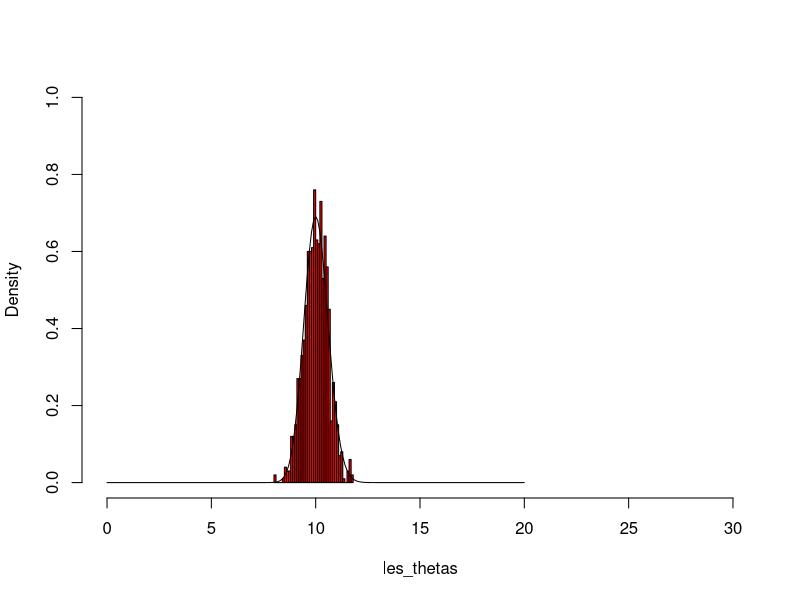

Recreate this plot in R. (Note: this script raises an error after producing the figure.)
## ---- chunk 1
theta.reel = 11
n = 30 #taille du tirage, ne peut pas être beaucoup plus grand sinon on risque d'overflow dans le calcul de r
y = rpois(n, theta.reel)

#on fait un tirage de thetas avec l'algorithme de Metropolis-Hastings
nthetas = 1000
les_thetas = c()
for (i in seq(1:nthetas)){
  #Metropolis-Hastings
  
  #Etape 1 : initialisation
  niter = 1000
  t = 0
  theta.t = 11

  for (k in seq(1:niter)){
    #Etape 2
    theta.star = rexp(1, rate=1/theta.t)
    #Etape 3
    if ((theta.star / theta.t)^(n*mean(y) - 1) != Inf){
      r = exp(-n * (theta.star - theta.t)) * (theta.star / theta.t)^(n*mean(y) - 1) * dexp(theta.t, rate=1/theta.star) / dexp(theta.star, rate=1/theta.t)
     # print(r)
      if (is.nan(r)){
        next
      }
        #etape 4
      if (1 < r){
        p = 1
      }
      else{
        p = r
      }
    }
    else{
      p = 1
      
    }
    tirage = runif(1)
    if (tirage < p){
      theta.t = theta.star
    }
    #etape 5 done
  }
  les_thetas = c(les_thetas, theta.t)
}



hist(les_thetas, breaks=50, prob=T, main=NULL, xlim=c(0, 30), ylim = c(0,1), col="red")  # on trace l'histogramme des thétas normalisé à 1
x_graph = seq(from=0, to=20, by=0.1)
y_graph = dgamma(x_graph, shape=n*mean(y), scale=1/n) #on trace la densité réelle
lines(x_graph, y_graph) #on superpose les deux graphes

## ---- chunk 2

#on commence par récupérer les données
#y <- scan('TP3_mpa_2020.txt')
theta1 = 80
theta2 = 100
y = c(rpois(100, theta1), rpois(200, theta2))
n = length(y)

#on définit le nombre de catégories
K = 3

#on initialise les vecteurs z et thetas
z <- floor(runif(n, 1, K+1)) # il n'y a que deux catégories alors les valeur seront 1 et 2
t <- runif(K, 0, max(y)) #theta init entre 0 et max y
t
#on fait tourner l'algo

niter=1000
for (iter in seq(1:niter)){
  #GS1 : maj de z
    #On parcourt le vecteur z
    for (i in seq(1:n)){
          #On définit la nouvelle loi de probas : vecteur de longueur K des p(z=k)
        probas_z = c()
        for (k in seq (1:K)){
          new =  sum((t/t[k])^y[i]*exp(-t + t[k]))
          probas_z = c(probas_z, 1 /new)
        }
        #print(probas_z)
        #On fait un tirage suivant cette loi
        
        z[i] = sample(1:K, 1, prob=probas_z)
    }
  #GS2 : maj de theta
  #on parcourt le vecteur theta
    for (k in seq(1:K)){
      #on recupere et on compte les y dans la catégorie k
      yk = c()
      nk = 0
      for (i in seq(1:n)){
        if (z[i] == k){
          yk = c(yk, y[i])
          nk = nk + 1
        }
      }
      t[k] = rgamma(1, nk * mean(yk), nk)
    }
}

print(t)
#maintenant on estime la performance : on calcule la densité de la grande loi en pondérant les poissons

#on compte la répartitions des zk :
pk = rep(0, K)
for (i in seq(1:n)){
  pk[z[i]] = pk[z[i]] + 1
}
#on trace l'histogramme de y :
hist(y, breaks=50, prob=T, main=NULL, xlim=c(0, max(y)), ylim = c(0,1), col="red")  # on trace l'histogramme des y normalisé à 1
x_graph = seq(from=0, to=max(y), by=1)
y_graph = c()
for (v in seq(1, length(x_graph))){
  y_graph = c(y_graph, sum(pk * dpois(x_graph[v], t)))
}
lines(x_graph, y_graph)



